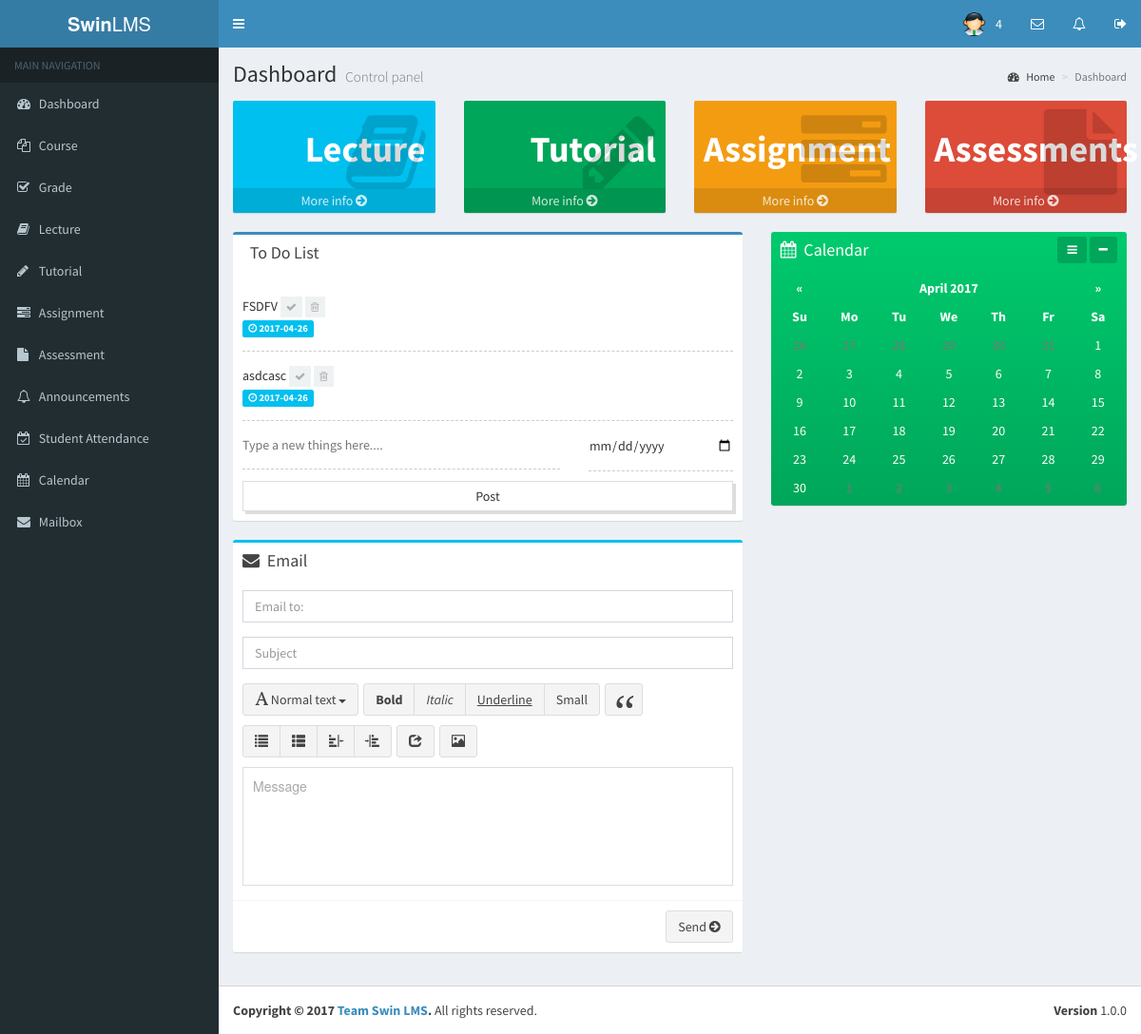
Before: /lecturer/dashboard.php with the older database file.
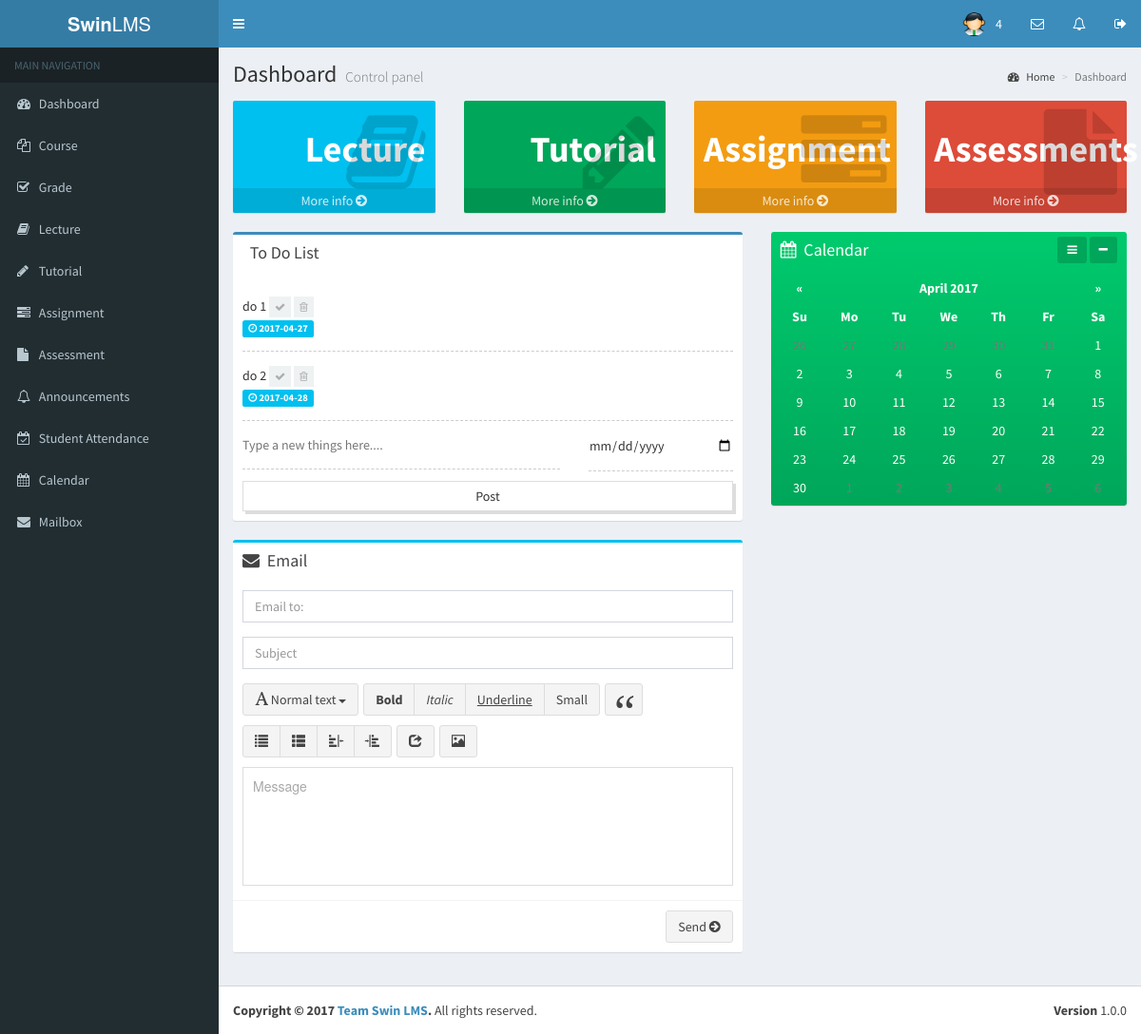
After: the same page with the newer database file.
### tables this page shows
CREATE TABLE `todolist` (
  `id` int(11) NOT NULL,
  `name` varchar(100) NOT NULL,
  `user_id` int(11) NOT NULL,
  `done` tinyint(1) DEFAULT NULL,
  `created` datetime DEFAULT NULL,
  `date` date NOT NULL
);

### lecturer/dashboard.php (the view, shortened to what the changed rows need)
<?php
require_once '../app/init.php';
$todolistQuery = $db->prepare("
    SELECT id, name, done, date
    FROM todolist
    WHERE user_id=:user_id
");
$todolistQuery->execute([
    'user_id' => $_SESSION['user_id']
]);
$todolist = $todolistQuery->rowCount() ? $todolistQuery : [];
?>
<!DOCTYPE html>
<html>
		<?php include_once('first.php') ?>
    <link href="../bootstrap/css/todo.css" rel="stylesheet" />
	<body class="hold-transition skin-blue sidebar-mini">
          <div class="content-wrapper">
            <section class="content-header">
              <h1>
                Dashboard
                <small>Control panel</small>
              </h1>
            </section>
            <section class="content">
              <div class="row">
                <section class="col-lg-7 connectedSortable">
                  <div class="box box-primary">
                    <div class="box-body">
                        <?php if(!empty($todolist)): ?>
                        <ul class="todolist">
                            <?php foreach($todolist as $todo): ?>
                                <li>
                                    <span class="todo<?php echo $todo['done'] ? ' done' : '' ?>"><?php echo $todo['name']; ?></span>
                                    <?php if(!$todo['done']): ?>
                                        <a href="todo/mark.php?as=done&todo=<?php echo $todo['id']; ?>" class="done-button"><i class="fa fa-check"></i></a>
                                    <?php endif; ?>
                                        <a href="todo/remove.php?as=done&todo=<?php echo $todo['id']; ?>" class="done-button"><i class="fa fa-trash-o"></i></a>
                                    <br />
                                    <small class="label label-info"><i class="fa fa-clock-o"></i> <?php echo $todo['date']; ?></small>
                                </li>
                            <?php endforeach; ?>
                        </ul>
                        <?php else: ?>
                            <p>You haven't added any things.</p>
                        <?php endif; ?>
                    </div>
                  </div>
                </section>
              </div>
            </section>
          </div>
	</body>
</html>

Changed rows visible on the page:
removed todolist: name "FSDFV", date "2017-04-26"
removed todolist: name "asdcasc", date "2017-04-26"
added todolist: name "do 1", date "2017-04-27"
added todolist: name "do 2", date "2017-04-28"
